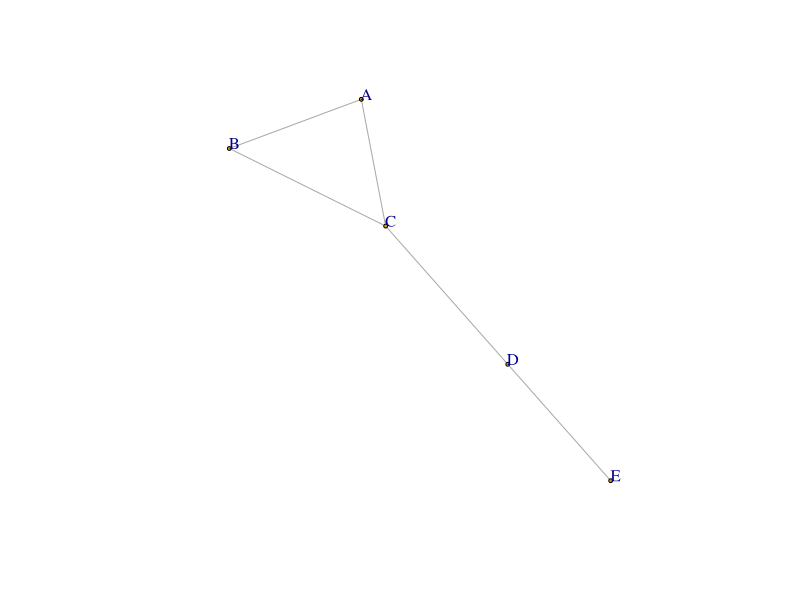
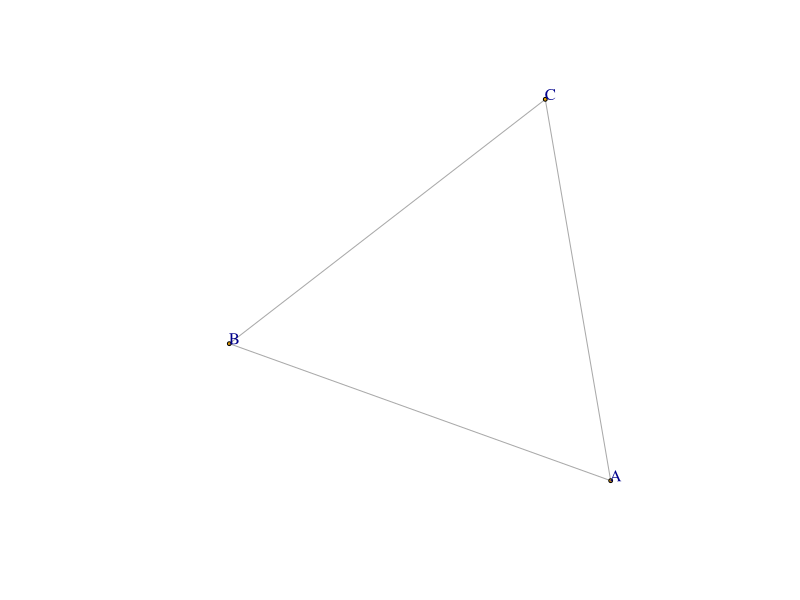
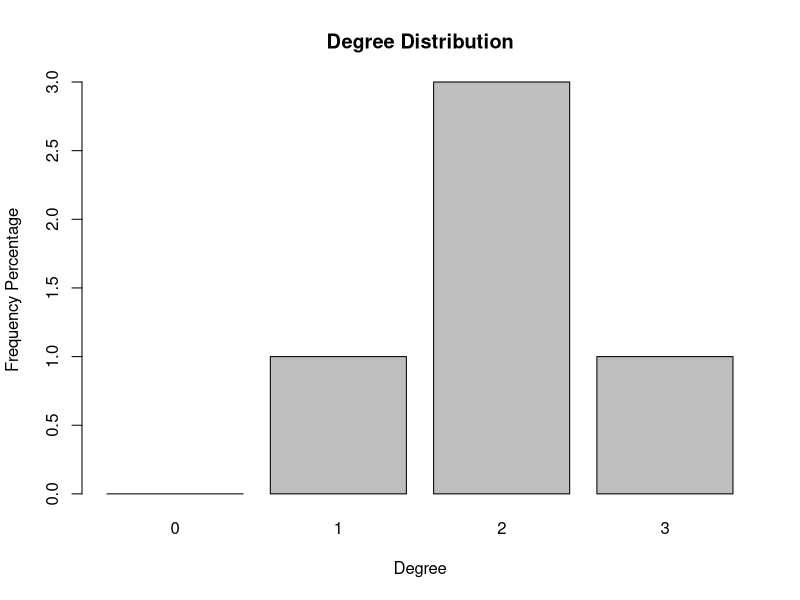

Write R code to recreate these figures, in order.
############################################################################
# Author: Xuan Wu              Date: 10/2/2019
############################################################################
# Case 2 - Social Network Analysis
# Set the working directory to appropriate folder on your machine, so as to access the data files.

# Load the libraries/packages.
install.packages("igraph",dependencies=TRUE, INSTALL_opts = c('--no-lock'))
library(igraph)
# - - - - - - - - - - - - - - - - - - - - - - - - - - - - - - - - - - - - - - - - - - - - - - - - - -
# Description of the Network.
# - - - - - - - - - - - - - - - - - - - - - - - - - - - - - - - - - - - - - - - - - - - - - - - - - -
# Consider an undirected network for individuals A, B, C, D, and E. A is connected to B
# and C. B is connected to A and C. C is connected to A, B, and D. D is connected to C
# and E. E is connected to D.
# - - - - - - - - - - - - - - - - - - - - - - - - - - - - - - - - - - - - - - - - - - - - - - - - - -
# a. Produce a network plot for this network.
# - - - - - - - - - - - - - - - - - - - - - - - - - - - - - - - - - - - - - - - - - - - - - - - - - - 
# define links in data
edges <- rbind(c('A','B'),c('A','C'),c('B','C'),c('C','D'),c('D','E'))

# generate and plot graph, set directed=FALSE to plot an undirected graph.
g <- graph.edgelist(edges,directed=FALSE)
plot(g,vertex.size = 2, vertex.label.dist = 0.5)

# - - - - - - - - - - - - - - - - - - - - - - - - - - - - - - - - - - - - - - - - - - - - - - - - - -
# b. What node(s) would need to be removed from the graph for the remaining nodes 
# to constitute a clique? 
# - - - - - - - - - - - - - - - - - - - - - - - - - - - - - - - - - - - - - - - - - - - - - - - - - -
# draw a clique
clique <- delete_vertices(g,c('D','E'))
plot(clique,vertex.size = 2, vertex.label.dist = 0.5)

# Answer: nodes D and E need to be removed so that the left nodes constitute a clique.
print('nodes D and E need to be removed so that the left nodes constitute a clique.')
  
# - - - - - - - - - - - - - - - - - - - - - - - - - - - - - - - - - - - - - - - - - - - - - - - - - -
# c. What is the degree for node A? 
# - - - - - - - - - - - - - - - - - - - - - - - - - - - - - - - - - - - - - - - - - - - - - - - - - -  
# get the degree of node in the network.
degree(g)
# Answer: the degree for node A is 2.
print('the degree for node A is 2.')
  
# - - - - - - - - - - - - - - - - - - - - - - - - - - - - - - - - - - - - - - - - - - - - - - - - - -
# d. Which node(s) have the lowest degree? 
# - - - - - - - - - - - - - - - - - - - - - - - - - - - - - - - - - - - - - - - - - - - - - - - - - -
# Answer: Node E has the lowest degree.
print('Node E has the lowest degree.')
  
# - - - - - - - - - - - - - - - - - - - - - - - - - - - - - - - - - - - - - - - - - - - - - - - - - -
# e. Tabulate the degree distribution for this network. 
# - - - - - - - - - - - - - - - - - - - - - - - - - - - - - - - - - - - - - - - - - - - - - - - - - -
g.dist <- degree_distribution(g)
barplot(g.dist*vcount(g),names.arg=seq(0,max(degree(g))),xlab='Degree',ylab='Frequency Percentage',main='Degree Distribution')

# - - - - - - - - - - - - - - - - - - - - - - - - - - - - - - - - - - - - - - - - - - - - - - - - - -
# f. Is this network connected? 
# - - - - - - - - - - - - - - - - - - - - - - - - - - - - - - - - - - - - - - - - - - - - - - - - - -
# Answer: yes, the network is connect since each node is connected to at least one node.
  
# - - - - - - - - - - - - - - - - - - - - - - - - - - - - - - - - - - - - - - - - - - - - - - - - - -
# g. Calculate the betweenness centrality for nodes A and C. 
# - - - - - - - - - - - - - - - - - - - - - - - - - - - - - - - - - - - - - - - - - - - - - - - - - -
# calculate the betweenness
betweenness(g)
print('Answer: the betweenness of A is 0, of C is 4')
  
# - - - - - - - - - - - - - - - - - - - - - - - - - - - - - - - - - - - - - - - - - - - - - - - - - -
# h. Calculate the density of the network. 
# - - - - - - - - - - - - - - - - - - - - - - - - - - - - - - - - - - - - - - - - - - - - - - - - - -
#use edge_density() to calculate the density 
edge_density(g) 
print('The density of the network is 0.5')
